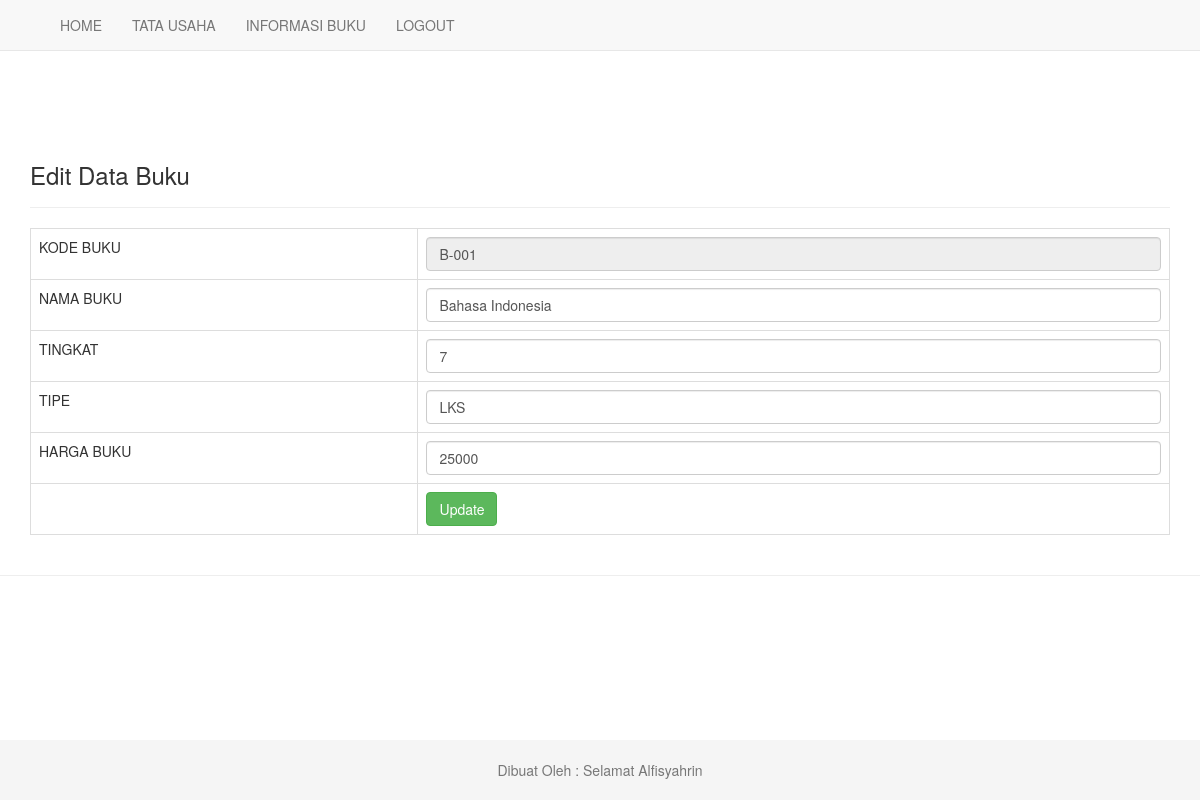
The page /edit_buku.php?kd_buku=B-001 (signed in) on the database its author committed.
### tables this page shows
CREATE TABLE `tb_buku` (
  `kd_buku` varchar(11) NOT NULL,
  `nama_buku` text NOT NULL,
  `tingkat` varchar(11) NOT NULL,
  `tipe` text NOT NULL,
  `harga` int(11) NOT NULL
);

### edit_buku.php (the view, shortened to what this page needs)
<?php include "header_tu.php"; ?>
<?php
$sqlEdit = mysqli_query($konek, "SELECT * FROM tb_buku WHERE kd_buku='$_GET[kd_buku]'");
$e=mysqli_fetch_array($sqlEdit);
?>
<div class="container">
	<div class="page-header">
	<h3>Edit Data Buku</h3>
	</div>
	<form method="post" action="">
	<div class="table-responsive">
	<table class="table table-bordered">
		<tr>
			<td>KODE BUKU</td>
			<td><input type="text" class="form-control"name="kd_buku" value="<?php echo $e['kd_buku']; ?>" readonly></td>
		</tr>
		<tr>
			<td>NAMA BUKU</td>
			<td><input type="text" class="form-control" name="nama_buku" value="<?php echo $e['nama_buku']; ?>" required></td>
		</tr>
		<tr>
			<td>TINGKAT</td>
			<td><input type="number" class="form-control" name="tingkat" value="<?php echo $e['tingkat']; ?>" required></td>
		</tr>
		<tr>
			<td>TIPE</td>
			<td><input type="text" class="form-control" name="tipe" value="<?php echo $e['tipe']; ?>" required/></td>
		</tr>
		<tr>
			<td>HARGA BUKU</td>
			<td><input type="number" class="form-control" name="harga" value="<?php echo $e['harga']; ?>" required/></td>
		</tr>
		<tr>
			<td></td>
			<td><input type="submit" class="btn btn-success" value="Update" /></td>
		</tr>
	</table>
	</div>
</form>
</body>
</html>
<?php include "footer.php" ?>

### assets/style.css (style rules this page uses)
html { position: relative; min-height: 100%; }
body { margin-bottom: 60px; }
body > .container { padding: 60px 15px 0; }

### rows shown on the page
tb_buku: kd_buku "B-001", nama_buku "Bahasa Indonesia", tingkat "7", tipe "LKS", harga "25000"
